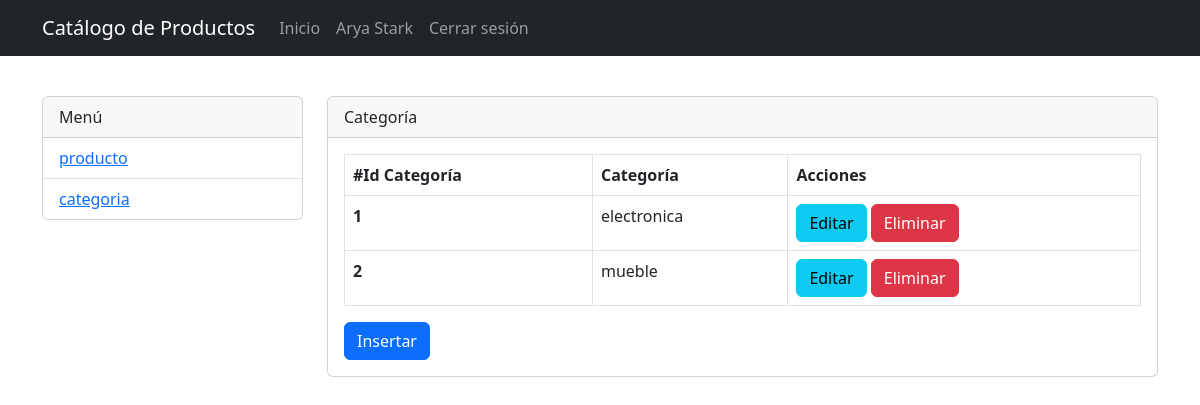
Screenshot of /index.php?page=categoria (signed in) with the database file from the repository.
### tables this page shows
CREATE TABLE permiso(
    id_permiso INT(4) PRIMARY KEY AUTO_INCREMENT,
    usuario_id INT(4) NOT NULL,
    contenido_id INT(4) NOT NULL,
    nivel INT(2) DEFAULT 0,
    FOREIGN KEY (usuario_id) REFERENCES usuario (id_usuario) ON UPDATE CASCADE ON DELETE RESTRICT,
	FOREIGN KEY (contenido_id) REFERENCES contenido (id_contenido) ON UPDATE CASCADE ON DELETE RESTRICT
);

CREATE TABLE contenido(
    id_contenido INT(4) PRIMARY KEY AUTO_INCREMENT,
    contenido VARCHAR(100) NOT NULL
);

CREATE TABLE categoria(
    id_categoria INT(4) PRIMARY KEY AUTO_INCREMENT,
    categoria VARCHAR(100) NOT NULL
);

### index.php (called while the page is built)
<?php
	require('core/request.php');
?>

### models/PermisoModel.php (called while the page is built, shortened)
<?php
require_once 'ModeloBase.php';
class PermisoModel extends ModeloBase {
	public function obtenerPermisos($usuario_id) {
		$db = new ModeloBase();
		$query = "SELECT pag.id_contenido, pag.contenido, per.nivel
		FROM permiso AS per
		INNER JOIN contenido AS pag ON per.contenido_id = pag.id_contenido
		WHERE per.usuario_id = $usuario_id ORDER BY id_permiso";
		$resultado = $db->obtenerTodos($query);
		return $resultado;
	}
}

### models/ModeloBase.php (called while the page is built, shortened)
<?php
require_once './libs/DB.php';
class ModeloBase extends DB {
	public $db;
	public function __construct() {
		$this->db = new DB();
		$this->db->setAttribute(PDO::ATTR_ERRMODE, PDO::ERRMODE_EXCEPTION);
    	$this->db->setAttribute(PDO::ATTR_EMULATE_PREPARES, false);
	}
	public function obtenerTodos($query) {
		try {
			return $this->db->query($query);
		} catch (PDOException $e){
			echo "Error: ".$e->getMessage();
		}
	}
}

### libs/DB.php (called while the page is built, shortened)
<?php
class DB extends PDO {
	private $hostname = 'localhost';
	private $database = 'up_login_mvc';
	public function __construct() {
		$dsn = 'mysql:dbname='.$this->database.';host='.$this->hostname;
	}
}
?>

### controllers/PermisoController.php (called while the page is built, shortened)
<?php
require_once 'models/PermisoModel.php';
class PermisoController {
	public function obtenerPermisos($usuario_id) {
		$permisos = new PermisoModel();
		return $permisos->obtenerPermisos($usuario_id);
	}
}

### models/CategoriaModel.php (called while the page is built, shortened)
<?php
require_once 'ModeloBase.php';
class CategoriaModel extends ModeloBase {
	public function obtenerCategorias() {
		$db = new ModeloBase();
		$query = "SELECT * FROM categoria ORDER BY id_categoria";
		$resultado = $db->obtenerTodos($query);
		return $resultado;
	}
}

### views/paginas/categoria.php (the view, shortened to what this page needs)
<?php
require_once './controllers/PermisoController.php';
$objPermiso = new PermisoController();
$usuario_id = $_SESSION['id_usuario'];
$permisos = $objPermiso->obtenerPermisos($usuario_id);
require_once './controllers/CategoriaController.php';
$objCategoria = new CategoriaController();
$categorias = $objCategoria->obtenerCategorias();
?>
<main role="main" class="container">
	<div class="row">
		<div class="col-sm-3">
			<div class="card">
				<div class="card-header">Menú</div>
				<ul class="list-group list-group-flush">
					<?php
						if (!empty($permisos)) {
							foreach ($permisos as $r) {
							if ($r['nivel'] > 0) {
					?>
					<li class="list-group-item">
						<a href="?page=<?php echo $r['contenido'];?>"><?=$r['contenido'];?></a>
					</li>
					<?php	} } } ?>
				</ul>
			</div>
		</div>
		<div class="col-sm-9">
			<div class="card">
				<div class="card-header">Categoría</div>
				<div class="card-body">
					<div id="tablaCategoria">
						<table class="table table-bordered">
							<thead class="thead-dark">
								<tr>
									<th scope="col">#Id Categoría</th>
									<th scope="col">Categoría</th>
									<th scope="col">Acciones</th>
								</tr>
							</thead>
							<tbody>
								<?php
									if (!empty($categorias)) {
										foreach ($categorias as $r) {
								?>
								<tr>
									<th scope="row"><?=$r['id_categoria'];?></th>
									<td><?=$r['categoria'];?></td>
									<td>
										<button data-toggle="modal" data-target="#editarRegistroModal" onclick="cargarFormUpdate(<?= $r['id_categoria']; ?>)" class="btn btn-info">Editar</button>
										<button data-toggle="modal" data-target="#eliminarRegistroModal" onclick="cargarFormDelete(<?= $r['id_categoria']; ?>)" class="btn btn-danger">Eliminar</button>
									</td>
								</tr>
								<?php } } ?>
							</tbody>
						</table>
					</div>
					<div class="text-left">
						<button class="btn btn-primary text-left" data-toggle="modal" data-target="#insertarRegistroModal">Insertar</button>
					</div>
				</div>
			</div>
		</div>
	</div>
</main>

### rows the page displays
permiso: contenido.contenido "producto"
permiso: contenido.contenido "categoria"
categoria: id_categoria "1", categoria "electronica"
categoria: id_categoria "2", categoria "mueble"

### other values shown
NOMBRE_SISTEMA "Catálogo de Productos"
$_SESSION['nombre'] "Arya Stark"
